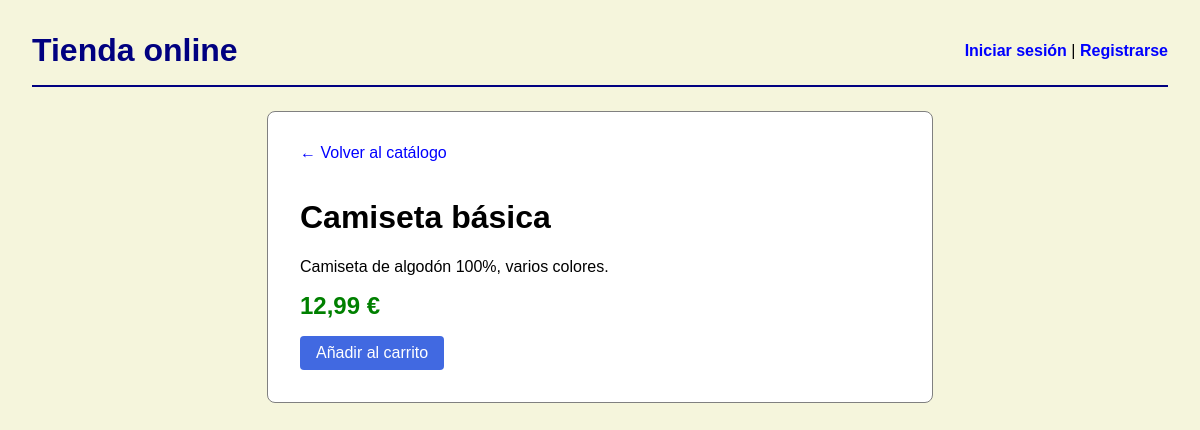
/index.php?page=producto&id=1, run on the app's committed database.
### tables this page shows
CREATE TABLE producto (
  id_producto INT UNSIGNED NOT NULL AUTO_INCREMENT,
  nombre      VARCHAR(120) NOT NULL,
  descripcion TEXT         NULL,
  precio      DECIMAL(10,2) NOT NULL,
  PRIMARY KEY (id_producto),
  CONSTRAINT chk_producto_precio CHECK (precio >= 0)
);

### index.php (called while the page is built, shortened)
<?php
require_once __DIR__ . '/controllers/mainController.php';

### repositories/ProductoRepository.php (called while the page is built, shortened)
<?php
require_once __DIR__ . '/../models/Producto.php';
class ProductoRepository {
    private mysqli $db;
    public function __construct (mysqli $db){
        $this->db = $db;
    }
    public function findById(int $id): ?Producto {
        $sql = "SELECT id_producto, nombre, descripcion, precio FROM producto WHERE id_producto = ?";
            $stmt = $this->db->prepare($sql);
            $stmt->bind_param("i", $id);
            $stmt->execute();
            $resultado = $stmt->get_result();
            if ($row = $resultado->fetch_assoc()){
                return new Producto(
                    (int)$row['id_producto'],
                    $row['nombre'],
                    $row['descripcion'],
                    (float)$row['precio']
                );
            }
            return null;
    }
}

### models/Producto.php (called while the page is built, shortened)
<?php
class Producto {
    private string $nombre;
    private ?string $descripcion;
    private float $precio;
public function __construct (?int $id_producto, string $nombre, ?string $descripcion, float $precio) {
    $this->nombre = $nombre;
    $this -> descripcion = $descripcion;
    $this-> precio = $precio;
}
public function getNombre(): string {return $this->nombre;}
public function getDescripcion(): ?string {return $this->descripcion;}
public function getPrecio(): float { return $this->precio;}
}

### views/productoView.phtml (the view, shortened to what this page needs)
<!DOCTYPE html>
    <html lang="es">
    <head>
        <link rel="stylesheet" href="css/estilos.css">
    </head>
    <body>
        <?php require __DIR__ . '/header.phtml'; ?>
        <div class="detalle">
            <a class="volver" href="index.php?page=productos">&larr; Volver al catálogo</a>
            <h1><?= htmlspecialchars($producto->getNombre()) ?></h1>
            <p><?= htmlspecialchars($producto->getDescripcion() ?? 'Sin descripción.') ?></p>
            <p class="precio-grande"><?= number_format($producto->getPrecio(), 2, ',', '.') ?> €</p>
            <form action="index.php?page=carrito" method="post">
                <input type="submit" class="btn" value="Añadir al carrito">
            </form>
        </div>
    </body>
    </html>

### css/estilos.css (style rules this page uses)
body { font-family: sans-serif; margin: 2rem; background: beige; color: black; }
.detalle { background: white; border: 1px solid gray; border-radius: 8px; padding: 2rem; max-width: 600px; margin: 0 auto; }
.precio-grande { font-size: 1.5rem; font-weight: bold; color: green; margin: 1rem 0; }
.volver { display: inline-block; margin-bottom: 1rem; color: blue; text-decoration: none; }
.btn { display: inline-block; background: royalblue; color: white; padding: 0.5rem 1rem; text-decoration: none; border-radius: 4px; text-align: center; border: none; cursor: pointer; font-size: 1rem; }

### data on the page
producto: nombre "Camiseta básica", descripcion "Camiseta de algodón 100%, varios colores.", precio "12,99"
